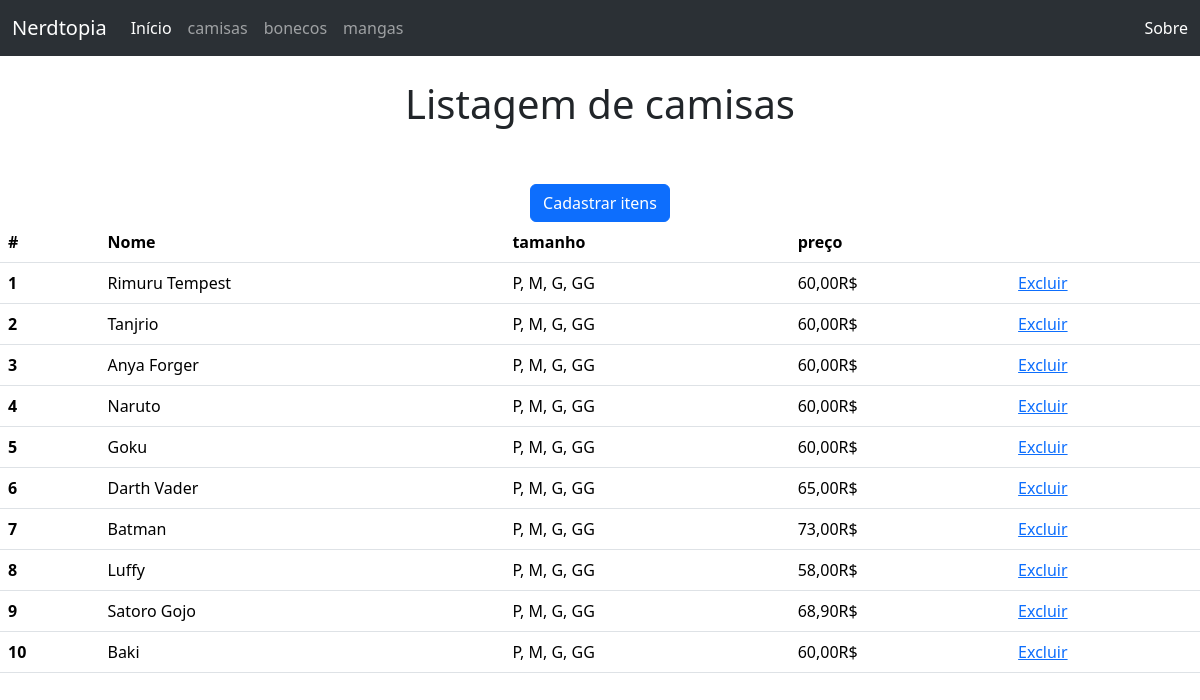
Screenshot of /nerdtopia_bd-20231212T123753Z-001/nerdtopia_bd/camisas.php with the database file from the repository.
### tables this page shows
CREATE TABLE `camisas` (
  `id` int(11) NOT NULL,
  `nome` varchar(100) NOT NULL,
  `preco` varchar(100) NOT NULL,
  `tamanho` varchar(100) NOT NULL
);

### nerdtopia_bd-20231212T123753Z-001/nerdtopia_bd/camisas.php (the view, shortened to what this page needs)
<!DOCTYPE html>
<html lang="en">
<head>
    <link href="https://cdn.jsdelivr.net/npm/bootstrap@5.3.2/dist/css/bootstrap.min.css" rel="stylesheet">
</head>
<body>
    <nav class="navbar navbar-expand-lg bg-body-tertiary" data-bs-theme="dark">
        <div class="container-fluid">
            <a class="navbar-brand" href="#">Nerdtopia</a>
            <div class="collapse navbar-collapse" id="navbarText">
            <ul class="navbar-nav me-auto mb-2 mb-lg-0">
                <li class="nav-item">
                    <a class="nav-link active" aria-current="page" href="index.php">Início</a>
                </li>
                <li class="nav-item">
                    <a class="nav-link" href="camisas.php">camisas</a>
                </li>
                <li class="nav-item">
                    <a class="nav-link" href="bonecos.php">bonecos</a>
                </li>
                <li class="nav-item">
                    <a class="nav-link" href="mangas.php">mangas</a>
                </li>
            </ul>
            <span class="navbar-text">
                <a class="nav-link" href="sobre.php">Sobre</a>
            </span>
            </div>
        </div>
    </nav>
    <center>
        <br>
        <h1>Listagem de camisas</h1>
        <br>
        <br>
        <a href="camisas_formulario.php" class="btn btn-primary" role="button">Cadastrar itens</a>
    </center>
    <?php
    $servidor = "localhost";
    $usuario = "root";
    $senha = "";
    $banco = "nerdtopia";
    $conn = new mysqli($servidor, $usuario, $senha, $banco);
    $consulta = "SELECT * FROM `camisas`";
    $result = $conn->query($consulta);
    if ($result->num_rows > 0) {
?>
    <table class="table">
        <thead>
            <tr>
                <th scope="col">#</th>
                <th scope="col">Nome</th>
                <th scope="col">tamanho</th>
                <th scope="col">preço</th>
                <th scope="col"></th>
            </tr>
        </thead>
        <tbody>
<?php
        while($row = $result->fetch_assoc()) {
            echo "<tr>";
            echo "<th scope=\"row\">". $row["id"] ."</th>";
            echo "<td>". $row["nome"] ."</td>";
            echo "<td>". $row["tamanho"] ."</td>";
            echo "<td>". $row["preco"] ."</td>";
            echo "<td><a href=\"camisas_exclui.php?id=". $row["id"] ."\">Excluir</a></td>";
            echo "</tr>";
        }
?>
        </tbody>
    </table>
<?php
    } else {
        echo "0 itens";
    }
    ?>
</body>
</html>

### rows the page displays
camisas: id "1", nome "Rimuru Tempest", tamanho "P, M, G, GG", preco "60,00R$"
camisas: id "2", nome "Tanjrio", tamanho "P, M, G, GG", preco "60,00R$"
camisas: id "3", nome "Anya Forger", tamanho "P, M, G, GG", preco "60,00R$"
camisas: id "4", nome "Naruto", tamanho "P, M, G, GG", preco "60,00R$"
camisas: id "5", nome "Goku", tamanho "P, M, G, GG", preco "60,00R$"
camisas: id "6", nome "Darth Vader", tamanho "P, M, G, GG", preco "65,00R$"
camisas: id "7", nome "Batman", tamanho "P, M, G, GG", preco "73,00R$"
camisas: id "8", nome "Luffy", tamanho "P, M, G, GG", preco "58,00R$"
camisas: id "9", nome "Satoro Gojo", tamanho "P, M, G, GG", preco "68,90R$"
camisas: id "10", nome "Baki", tamanho "P, M, G, GG", preco "60,00R$"
